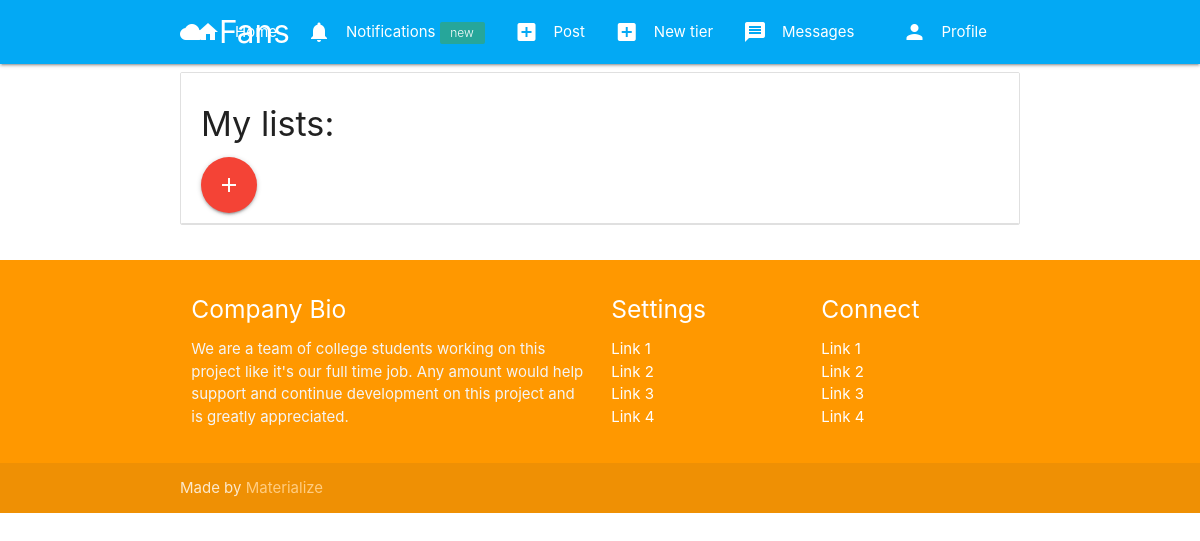
The app's page /user/mylists/ (signed in), older data.
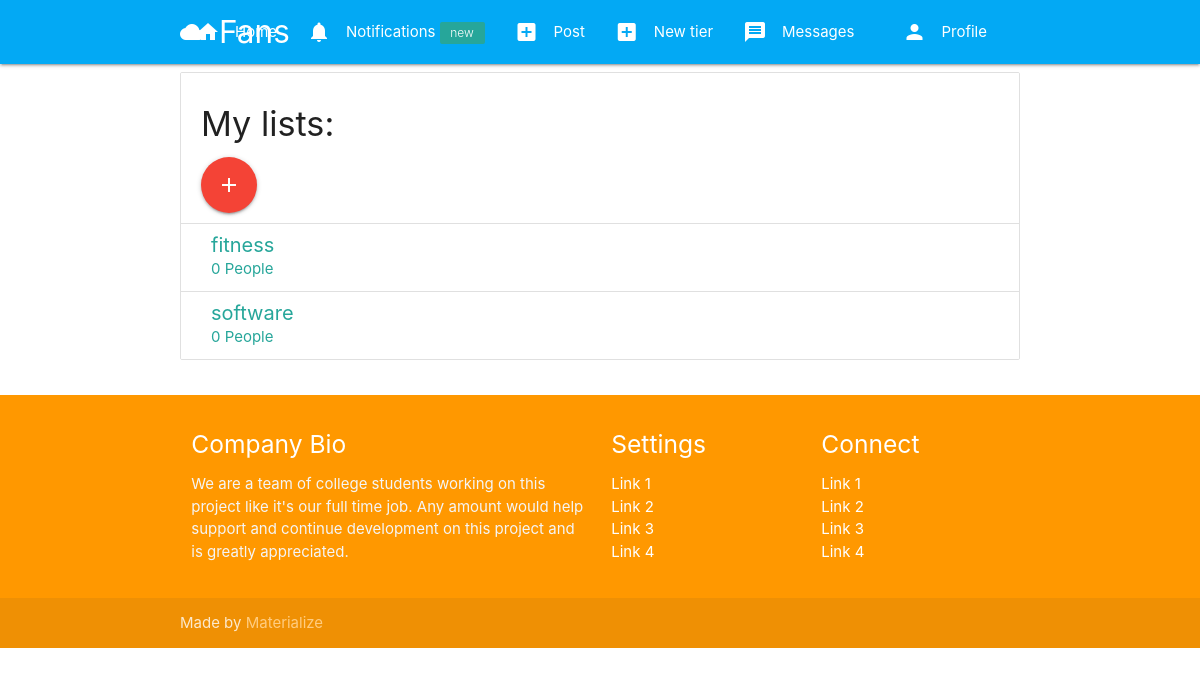
The same page, newer data.
### authy/models.py (models this page shows)
class PeopleList(models.Model):
	title = models.CharField(max_length=150)
	user = models.ForeignKey(User, on_delete=models.CASCADE,related_name='list_user')
	people = models.ManyToManyField(User, related_name='people_user')

### authy/views.py (the view)
# urls.py: path('mylists/', show_list, name='show-my-lists'),
def show_list(request):
	user_lists = PeopleList.objects.filter(user=request.user)
	if request.method == 'POST':
		form = NewListForm(request.POST)
		if form.is_valid():
			title = form.cleaned_data.get('title')
			PeopleList.objects.create(title=title,user=request.user)
			return HttpResponseRedirect(reverse('profile',args=[request.user.username]))
	else:
  		form = NewListForm()
	context = {
		'user_lists':user_lists,'form':form,
	}
	return render(request,'user_lists.html',context)

### authy/views.py (called while the page is built)
def side_nav_info(request):
	user = request.user
	nav_profile = None
	fans = None
	follows = None
	if user.is_authenticated:
		nav_profile = Profile.objects.get(user=user)
		fans = Subscription.objects.filter(subscribed=user).count()
		follows = Subscription.objects.filter(subscriber=user).count()
	return {'nav_profile': nav_profile, 'fans': fans, 'follows': follows}

### fans_clone/templates/user_lists.html (shortened to what this page needs)
{% extends 'base.html' %}
{% block content %}
<ul class="collection with-header">
    <li class="collection-header">
        <h4>My lists:</h4>
        <a href="#modal2" class="btn-floating btn-large waves-effect waves-light red modal-trigger"><i class="material-icons">add</i></a>
    </li>
    {% for lists in user_lists %}
        <a href="{% url 'list-people' lists.id %}" class="collection-item">
            <span style="font-size: 20px;">{{ lists.title }}</span>
            <br>
            <span>{{ lists.people.count }} People</span>
        </a>
    {% endfor %}
  </ul>
{% endblock %}

Row changes from the older to the newer data that the page shows:
added PeopleList: title "fitness", people.count "0"
added PeopleList: title "software", people.count "0"
